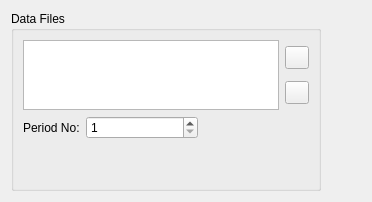
            <widget class="QWidget" name="sampleBackgroundPage">
             <layout class="QHBoxLayout" name="horizontalLayout_51">
              <item>
               <widget class="QGroupBox" name="dataFilesGroupBox_2">
                <property name="minimumSize">
                 <size>
                  <width>270</width>
                  <height>160</height>
                 </size>
                </property>
                <property name="title">
                 <string>Data Files</string>
                </property>
                <layout class="QVBoxLayout" name="verticalLayout_22">
                 <item>
                  <layout class="QHBoxLayout" name="horizontalLayout_49">
                   <item>
                    <widget class="QListWidget" name="sampleBackgroundDataFilesList">
                     <property name="sizePolicy">
                      <sizepolicy hsizetype="Preferred" vsizetype="Preferred">
                       <horstretch>0</horstretch>
                       <verstretch>0</verstretch>
                      </sizepolicy>
                     </property>
                    </widget>
                   </item>
                   <item>
                    <layout class="QVBoxLayout" name="verticalLayout_23">
                     <item>
                      <widget class="QToolButton" name="addSampleBackgroundDataFileButton">
                       <property name="sizePolicy">
                        <sizepolicy hsizetype="Fixed" vsizetype="Fixed">
                         <horstretch>0</horstretch>
                         <verstretch>0</verstretch>
                        </sizepolicy>
                       </property>
                       <property name="text">
                        <string/>
                       </property>
                       <property name="icon">
                        <iconset resource="../resources/resources.qrc">
                         <normaloff>:/icons/plus.png</normaloff>:/icons/plus.png</iconset>
                       </property>
                      </widget>
                     </item>
                     <item>
                      <widget class="QToolButton" name="removeSampleBackgroundDataFileButton">
                       <property name="sizePolicy">
                        <sizepolicy hsizetype="Fixed" vsizetype="Fixed">
                         <horstretch>0</horstretch>
                         <verstretch>0</verstretch>
                        </sizepolicy>
                       </property>
                       <property name="text">
                        <string/>
                       </property>
                       <property name="icon">
                        <iconset resource="../resources/resources.qrc">
                         <normaloff>:/icons/minus.png</normaloff>:/icons/minus.png</iconset>
                       </property>
                      </widget>
                     </item>
                    </layout>
                   </item>
                  </layout>
                 </item>
                 <item>
                  <layout class="QHBoxLayout" name="horizontalLayout_50">
                   <item>
                    <widget class="QLabel" name="periodNoLabel_2">
                     <property name="text">
                      <string>Period No:</string>
                     </property>
                    </widget>
                   </item>
                   <item>
                    <widget class="QSpinBox" name="sampleBackgroundPeriodNoSpinBox">
                     <property name="sizePolicy">
                      <sizepolicy hsizetype="Expanding" vsizetype="Fixed">
                       <horstretch>0</horstretch>
                       <verstretch>0</verstretch>
                      </sizepolicy>
                     </property>
                     <property name="minimum">
                      <number>1</number>
                     </property>
                    </widget>
                   </item>
                   <item>
                    <spacer name="horizontalSpacer_25">
                     <property name="orientation">
                      <enum>Qt::Horizontal</enum>
                     </property>
                     <property name="sizeHint" stdset="0">
                      <size>
                       <width>40</width>
                       <height>20</height>
                      </size>
                     </property>
                    </spacer>
                   </item>
                  </layout>
                 </item>
                 <item>
                  <spacer name="verticalSpacer_9">
                   <property name="orientation">
                    <enum>Qt::Vertical</enum>
                   </property>
                   <property name="sizeHint" stdset="0">
                    <size>
                     <width>20</width>
                     <height>40</height>
                    </size>
                   </property>
                  </spacer>
                 </item>
                </layout>
               </widget>
              </item>
              <item>
               <spacer name="horizontalSpacer_26">
                <property name="orientation">
                 <enum>Qt::Horizontal</enum>
                </property>
                <property name="sizeHint" stdset="0">
                 <size>
                  <width>40</width>
                  <height>20</height>
                 </size>
                </property>
               </spacer>
              </item>
             </layout>
            </widget>
